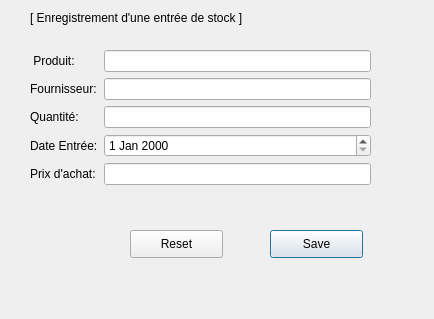
<?xml version="1.0" encoding="UTF-8"?>
<ui version="4.0">
 <class>EntreeStock</class>
 <widget class="QDialog" name="EntreeStock">
  <property name="geometry">
   <rect>
    <x>0</x>
    <y>0</y>
    <width>434</width>
    <height>319</height>
   </rect>
  </property>
  <property name="windowTitle">
   <string>Dialog</string>
  </property>
  <widget class="QPushButton" name="btnSave3">
   <property name="geometry">
    <rect>
     <x>270</x>
     <y>230</y>
     <width>93</width>
     <height>28</height>
    </rect>
   </property>
   <property name="text">
    <string>Save</string>
   </property>
  </widget>
  <widget class="QLabel" name="label_3">
   <property name="geometry">
    <rect>
     <x>30</x>
     <y>10</y>
     <width>291</width>
     <height>16</height>
    </rect>
   </property>
   <property name="text">
    <string>[ Enregistrement d'une entrée de stock ]</string>
   </property>
  </widget>
  <widget class="QLabel" name="lblInfo">
   <property name="geometry">
    <rect>
     <x>110</x>
     <y>200</y>
     <width>261</width>
     <height>20</height>
    </rect>
   </property>
   <property name="text">
    <string/>
   </property>
  </widget>
  <widget class="QWidget" name="formLayoutWidget">
   <property name="geometry">
    <rect>
     <x>30</x>
     <y>50</y>
     <width>341</width>
     <height>141</height>
    </rect>
   </property>
   <layout class="QFormLayout" name="formLayout">
    <item row="0" column="0">
     <widget class="QLabel" name="label">
      <property name="text">
       <string> Produit:</string>
      </property>
     </widget>
    </item>
    <item row="2" column="0">
     <widget class="QLabel" name="label_2">
      <property name="text">
       <string>Quantité:</string>
      </property>
     </widget>
    </item>
    <item row="0" column="1">
     <widget class="QLineEdit" name="txtEntreePrN"/>
    </item>
    <item row="2" column="1">
     <widget class="QLineEdit" name="txtEntreeQte">
      <property name="text">
       <string/>
      </property>
     </widget>
    </item>
    <item row="1" column="0">
     <widget class="QLabel" name="label_4">
      <property name="text">
       <string>Fournisseur:</string>
      </property>
     </widget>
    </item>
    <item row="1" column="1">
     <widget class="QLineEdit" name="txtEntreeFour"/>
    </item>
    <item row="3" column="0">
     <widget class="QLabel" name="label_5">
      <property name="text">
       <string>Date Entrée:</string>
      </property>
     </widget>
    </item>
    <item row="3" column="1">
     <widget class="QDateEdit" name="dateEdit"/>
    </item>
    <item row="4" column="1">
     <widget class="QLineEdit" name="txtPrixAchat"/>
    </item>
    <item row="4" column="0">
     <widget class="QLabel" name="label_6">
      <property name="text">
       <string>Prix d'achat:</string>
      </property>
     </widget>
    </item>
   </layout>
  </widget>
  <widget class="QPushButton" name="btnReset3">
   <property name="geometry">
    <rect>
     <x>130</x>
     <y>230</y>
     <width>93</width>
     <height>28</height>
    </rect>
   </property>
   <property name="text">
    <string>Reset</string>
   </property>
  </widget>
 </widget>
 <resources/>
 <connections/>
</ui>
